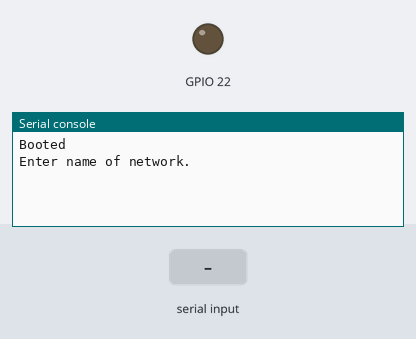
Recording of a program running on a simulated ESP32 board running MicroPython. On the bench: output pins drawn as LEDs (lit = HIGH), the last lines printed to the serial console. The test bench sets the inputs (shaded band). WiFi joins after 1.5 s; web requests get an empty 200 reply after 0.4 s; a WiFi scan finds one network, HomeNet.

Above: at 1.2 s.
1.3 s: "5" typed at the serial console, then Enter
At 2.3 s:
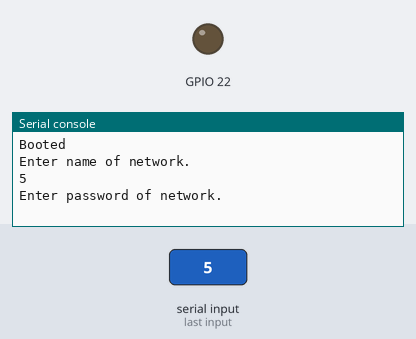
2.8 s: "90" typed at the serial console, then Enter
At 3.4 s:
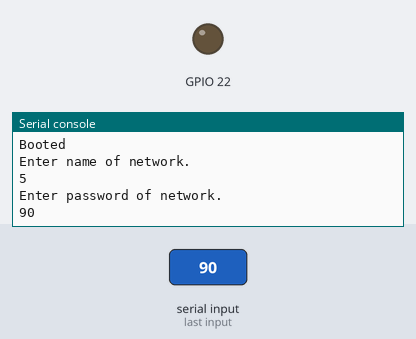

The program:

main.py
```python
import sys,time
import machine
from machine import Pin
import network

from http_get import http_get_fn

def control_led(pin_id):
  p = Pin(pin_id,Pin.OUT)
  network_name = input("Enter name of network.\n")
  password = input("Enter password of network.\n")

  wlan = network.WLAN(network.STA_IF)
  wlan.active(True)
  wlan.scan()
  print("connecting to network...")
  if wlan.isconnected():
    wlan.disconnect()
  wlan.connect(network_name, password)
  while not wlan.isconnected():
    pass # save power while waiting

  print("Connection successful.")
  print('network config:', wlan.ifconfig())

  while True:
    try:
      data = http_get_fn("http://esp32-project.freevar.com//status.txt")
      print("recieved:", data)
      p.value(data)
      time.sleep(0.1) # Save power between checks on server.
    except:
      pass
```

http_get.py
```python
import socket

def http_get_fn(url):
    _, _, host, path = url.split('/', 3)
    addr = socket.getaddrinfo(host, 80)[0][-1]
    s = socket.socket()
    s.connect(addr)
    s.send(bytes('GET /%s HTTP/1.0\r\nHost: %s\r\n\r\n' % (path, host), 'utf8'))
    data = s.recv(300)
    s.close()
    return int(str(data,"utf8")[-1])
```

boot.py
```python
# This file is executed on every boot (including wake-boot from deepsleep)
# notify
print('Booted')

from main import control_led

control_led(22)
```

Measured:
- after the input at 1.3 s, the serial console: prints a new line at once (image 1)
- after the input at 2.8 s, the serial console: prints a new line at once (image 2)
